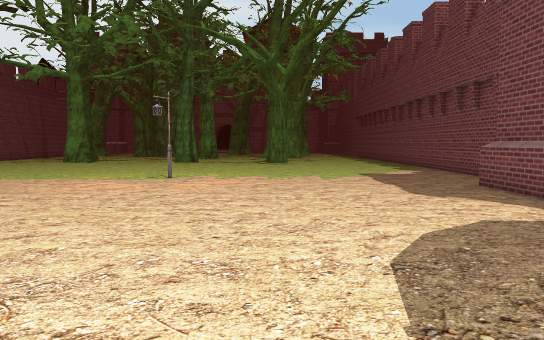
View 1 (above)

16 first-person views from a walk through a Unity game level. The camera is 1.3 m above the floor, tilts 4° down and sees 70° across. The floor is counted in squares, 1 m on a side. Each view is taken from the middle of a square. On the plan, view 1 faces up. The plan holds only what a view shows up to about 16 squares ahead; the rest is blank. The place goes on beyond the plan. The player character is not drawn. Some surface patterns are stand-ins.

View 2
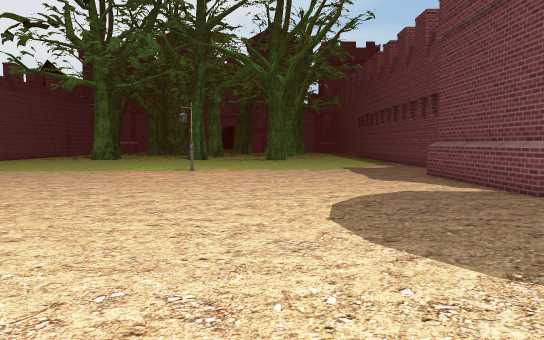

View 3
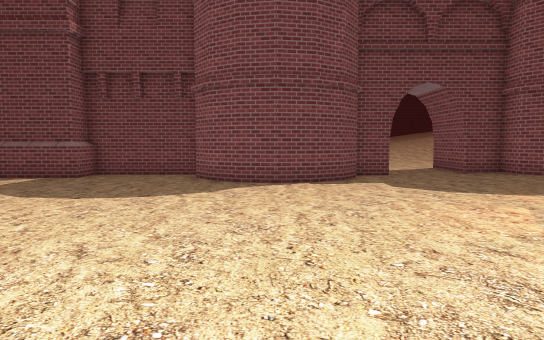

View 4
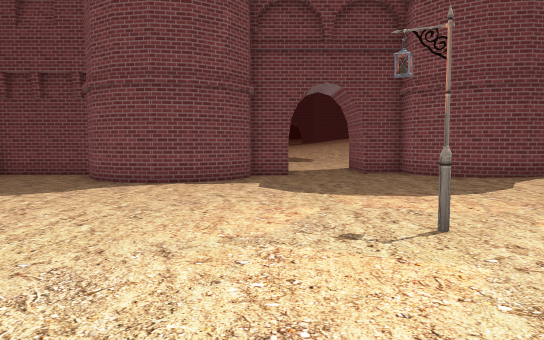

View 5
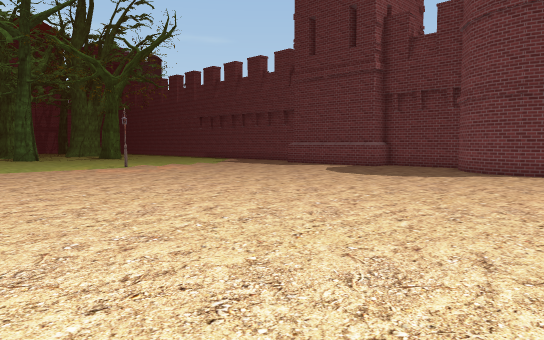

View 6
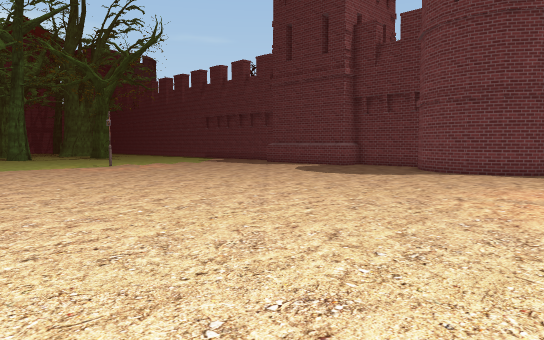

View 7
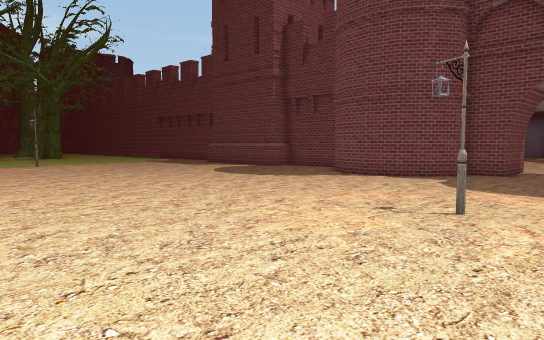

View 8
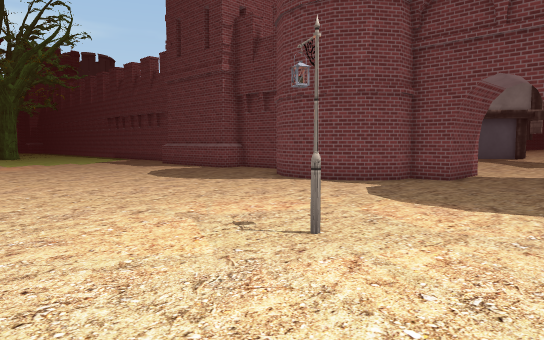

View 9
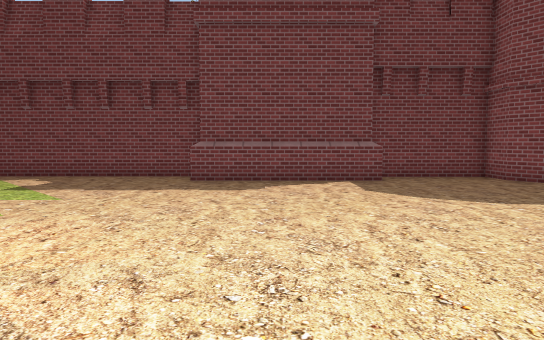

View 10
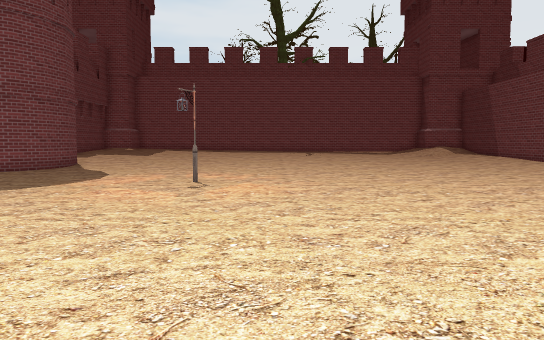

View 11
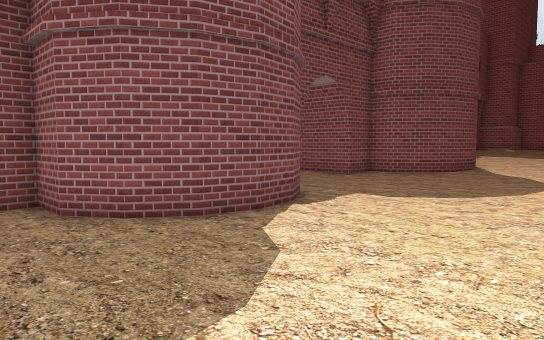

View 12
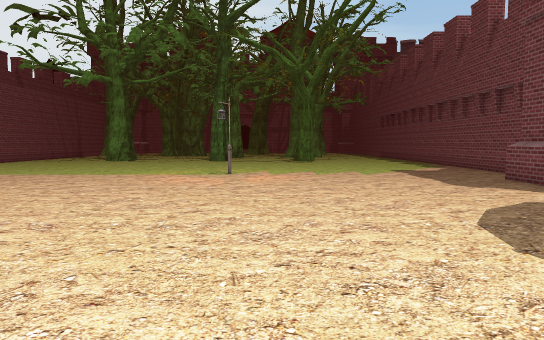

View 13
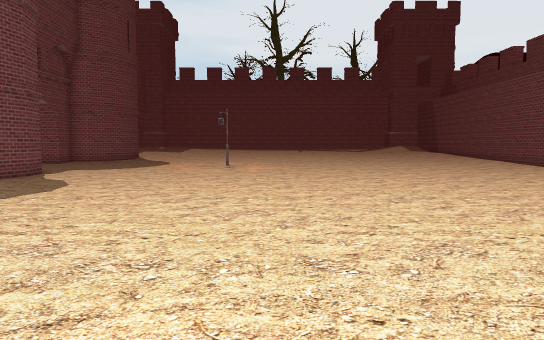

View 14
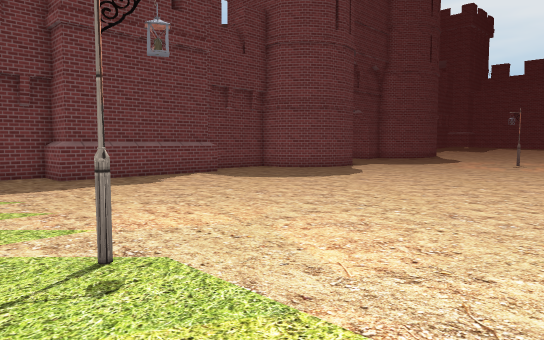

View 15
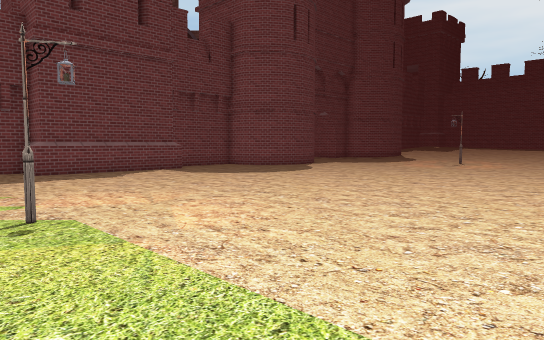

View 16
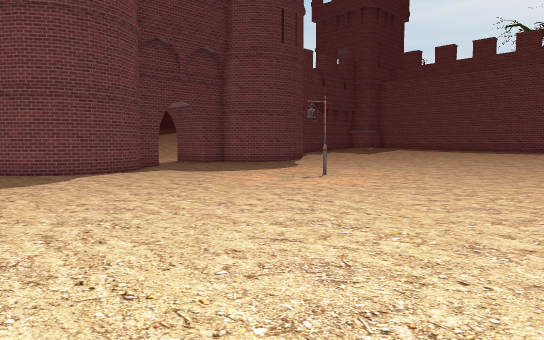

### Floor plan
Points are (right, up) in squares from view 1. A wall is a line through its corners. A room is listed if a view was taken in it or the views show most of it. See-through windows are left out.
Room 1 (views 1, 2, 3, 4, 5, 6, 7, 8, 9, 10, 11, 12, 13, 14, 15, 16)
walls: (7.9, 5.2) (6.3, 5.2) (6.3, 11.8) (8.1, 11.8); (5, -12.6) (5.4, -11.9) (6.5, -11.2); (10.4, -6.7) (7.4, -6.7) (7.4, -5.2) (6.5, -5.2) (5.4, -4.5) (4.7, -3.4) (4.5, -2.2) (4.7, -0.9) (5.4, 0.1) (6.5, 0.8) (7.8, 0.8) (7.8, 5.5) (6.6, 5.5) (6.6, 11.5) (8.1, 11.5) (8.1, 16.5); (7.4, -11.2) (7.4, -9.7) (9.1, -9.7)
objects: streetlight (-4, 14); streetlight (-3, -8)

Where each view was taken, in squares from view 1:
view 1: 0 up, 0 right, facing up
view 2: 4 down, 0 right, facing up
view 3: 2 down, 8 left, facing right
view 4: 6 down, 8 left, facing right
view 5: 6 down, 13 left, facing up-right
view 6: 8 down, 13 left, facing up-right
view 7: 11 down, 10 left, facing up-right
view 8: 12 down, 7 left, facing up-right
view 9: 9 up, 7 left, facing right
view 10: 4 up, 5 left, facing down
view 11: 3 up, 1 left, facing down-right
view 12: 2 down, 2 left, facing up
view 13: 13 up, 5 left, facing down
view 14: 16 up, 8 left, facing down-right
view 15: 16 up, 11 left, facing down-right
view 16: 4 up, 12 left, facing down-right
